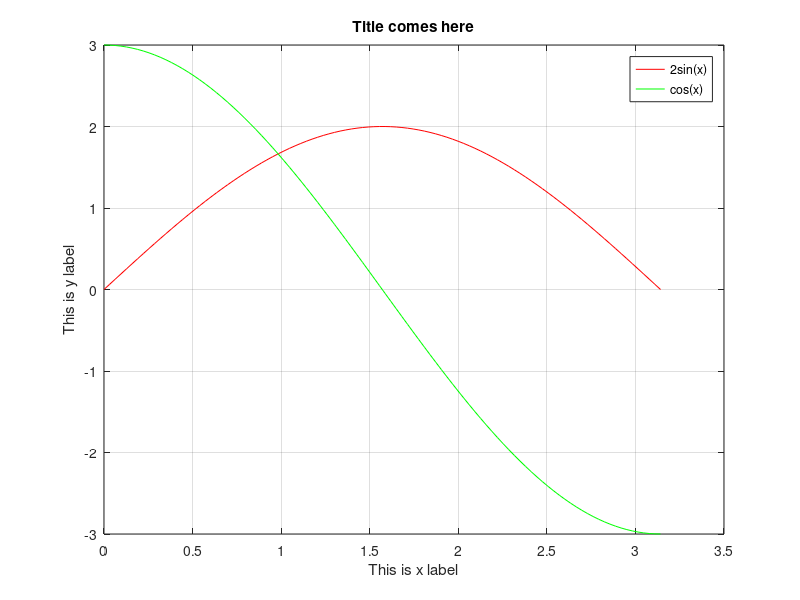

Recreate this plot in MATLAB.
x=linspace(0,pi,100);
y1=2.*sin(x);
plot(x,y1,'r')
hold on
y2=3.*cos(x);
plot(x,y2,'g')
 
title('Title comes here')
xlabel('This is x label')
ylabel('This is y label')
legend('2sin(x)','cos(x)')
grid on